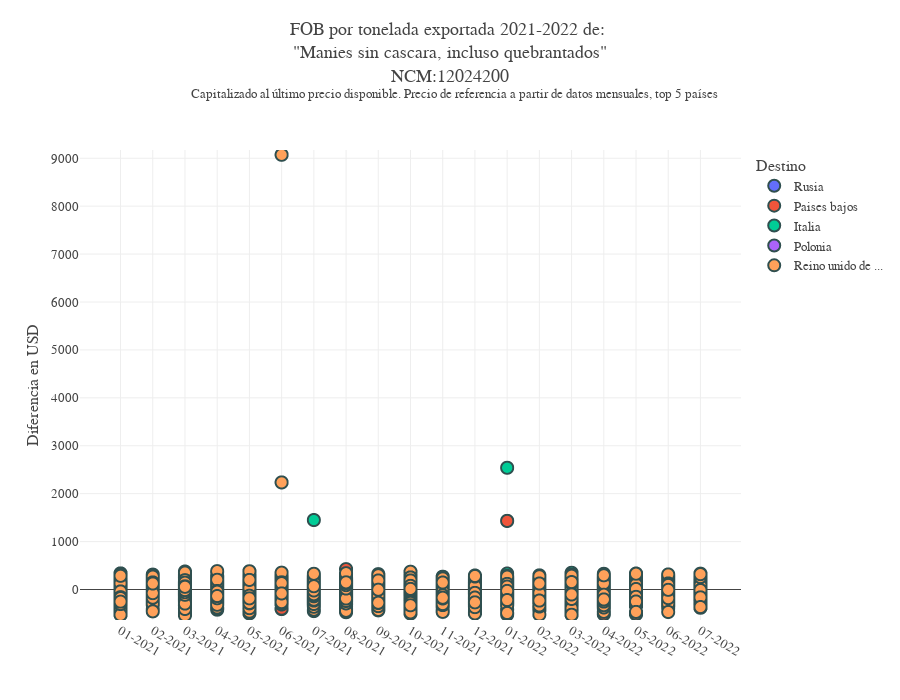

The cell this chart's notebook holds for it:
### Code cell
ncm='12024200'
precio_boxplot_capitalizado(df=df_producto,
                            ncm=ncm,
                            sim=sim_unique(ncm)[1])

plot_precio(df=df_producto,
            ncm=ncm,
            # sim='190C',
            color='pais_descri',
            # pais='China',
            n_paises=5,
            )

### Figure 1 — Plotly figure (JSON) as saved in the notebook; plotly's stock layout.template omitted (floating-point values rounded to 4 significant figures; data arrays with more than 128 entries replaced by an {"elided": "..."} marker saying what was removed)
{"data": [{"customdata": {"elided": "476x6 mixed values"}, "hovertemplate": "Destino=%{customdata[1]}<br>Fecha=%{x}<br>Spread=%{y}<br>Precio de referencia=%{customdata[0]}<br>Fob=%{customdata[2]}<br>Precio=%{customdata[3]}<br>Exportador=%{customdata[4]}<br>Kg=%{customdata[5]}<extra></extra>", "legendgroup": "Rusia", "marker": {"color": "#636efa", "line": {"color": "DarkSlateGrey", "width": 2}, "size": 12, "symbol": "circle"}, "mode": "markers", "name": "Rusia", "showlegend": true, "type": "scattergl", "x": {"elided": "476 str values"}, "xaxis": "x", "y": {"elided": "476 float values"}, "yaxis": "y"}, {"customdata": {"elided": "2821x6 mixed values"}, "hovertemplate": "Destino=%{customdata[1]}<br>Fecha=%{x}<br>Spread=%{y}<br>Precio de referencia=%{customdata[0]}<br>Fob=%{customdata[2]}<br>Precio=%{customdata[3]}<br>Exportador=%{customdata[4]}<br>Kg=%{customdata[5]}<extra></extra>", "legendgroup": "Paises bajos", "marker": {"color": "#EF553B", "line": {"color": "DarkSlateGrey", "width": 2}, "size": 12, "symbol": "circle"}, "mode": "markers", "name": "Paises bajos", "showlegend": true, "type": "scattergl", "x": {"elided": "2821 str values"}, "xaxis": "x", "y": {"elided": "2821 float values"}, "yaxis": "y"}, {"customdata": {"elided": "477x6 mixed values"}, "hovertemplate": "Destino=%{customdata[1]}<br>Fecha=%{x}<br>Spread=%{y}<br>Precio de referencia=%{customdata[0]}<br>Fob=%{customdata[2]}<br>Precio=%{customdata[3]}<br>Exportador=%{customdata[4]}<br>Kg=%{customdata[5]}<extra></extra>", "legendgroup": "Italia", "marker": {"color": "#00cc96", "line": {"color": "DarkSlateGrey", "width": 2}, "size": 12, "symbol": "circle"}, "mode": "markers", "name": "Italia", "showlegend": true, "type": "scattergl", "x": {"elided": "477 str values"}, "xaxis": "x", "y": {"elided": "477 float values"}, "yaxis": "y"}, {"customdata": {"elided": "776x6 mixed values"}, "hovertemplate": "Destino=%{customdata[1]}<br>Fecha=%{x}<br>Spread=%{y}<br>Precio de referencia=%{customdata[0]}<br>Fob=%{customdata[2]}<br>Precio=%{customdata[3]}<br>Exportador=%{customdata[4]}<br>Kg=%{customdata[5]}<extra></extra>", "legendgroup": "Polonia", "marker": {"color": "#ab63fa", "line": {"color": "DarkSlateGrey", "width": 2}, "size": 12, "symbol": "circle"}, "mode": "markers", "name": "Polonia", "showlegend": true, "type": "scattergl", "x": {"elided": "776 str values"}, "xaxis": "x", "y": {"elided": "776 float values"}, "yaxis": "y"}, {"customdata": {"elided": "1043x6 mixed values"}, "hovertemplate": "Destino=%{customdata[1]}<br>Fecha=%{x}<br>Spread=%{y}<br>Precio de referencia=%{customdata[0]}<br>Fob=%{customdata[2]}<br>Precio=%{customdata[3]}<br>Exportador=%{customdata[4]}<br>Kg=%{customdata[5]}<extra></extra>", "legendgroup": "Reino unido de ...", "marker": {"color": "#FFA15A", "line": {"color": "DarkSlateGrey", "width": 2}, "size": 12, "symbol": "circle"}, "mode": "markers", "name": "Reino unido de ...", "showlegend": true, "type": "scattergl", "x": {"elided": "1043 str values"}, "xaxis": "x", "y": {"elided": "1043 float values"}, "yaxis": "y"}], "layout": {"font": {"family": "Georgia", "size": 13}, "height": 700, "legend": {"title": {"text": "Destino"}, "tracegroupgap": 0}, "margin": {"t": 150}, "separators": ",.", "title": {"text": "FOB por tonelada exportada 2021-2022 de: <br>\"Manies sin cascara, incluso quebrantados\"<br>NCM:12024200<br> <sup> Capitalizado al último precio disponible. Precio de referencia a partir de datos mensuales, top 5 países", "y": 0.95}, "width": 900, "xaxis": {"anchor": "y", "categoryarray": ["01-2021", "02-2021", "03-2021", "04-2021", "05-2021", "06-2021", "07-2021", "08-2021", "09-2021", "10-2021", "11-2021", "12-2021", "01-2022", "02-2022", "03-2022", "04-2022", "05-2022", "06-2022", "07-2022"], "categoryorder": "array", "domain": [0, 1], "title": {"text": ""}, "type": "category"}, "yaxis": {"anchor": "x", "domain": [0, 1], "range": [-636.6, 9172.0], "title": {"text": "Diferencia en USD"}}}}
